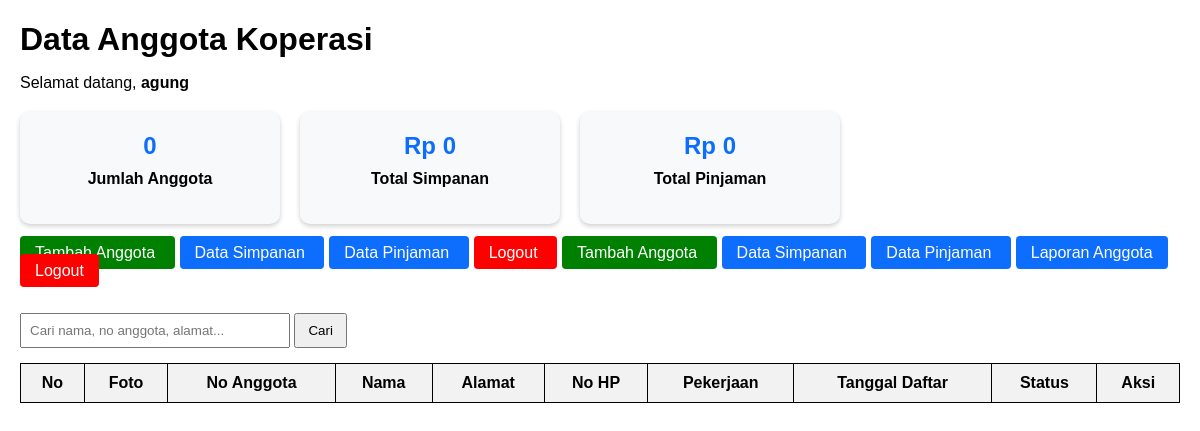
The page /index.php (signed in) on the database as committed earlier.
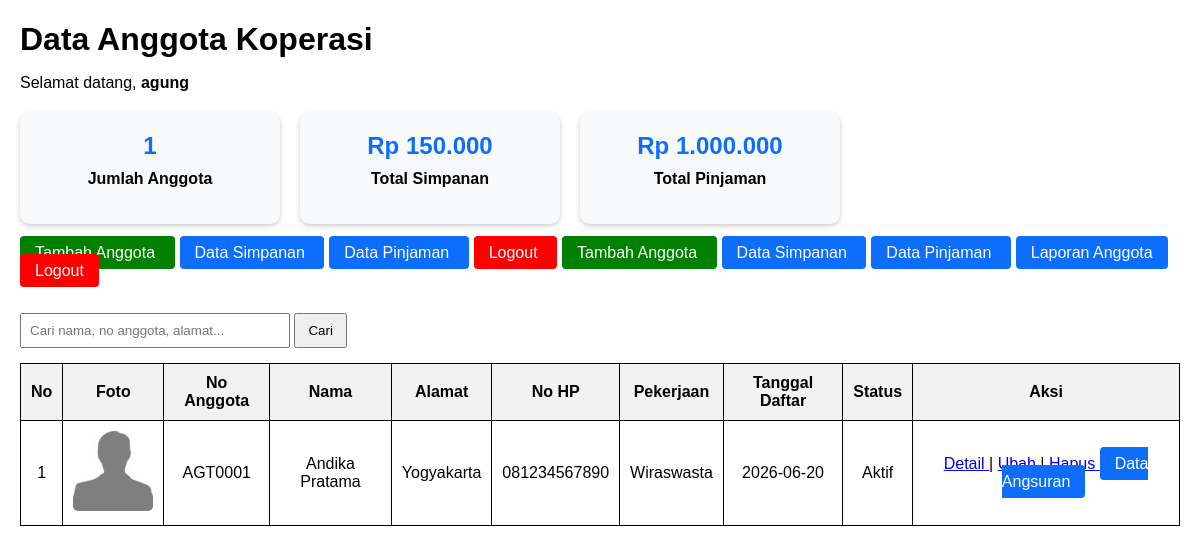
The same page on the database as committed later.
### tables this page shows
CREATE TABLE `anggota` (
  `id_anggota` int(11) NOT NULL AUTO_INCREMENT,
  `no_anggota` varchar(50) DEFAULT NULL,
  `nama` varchar(255) NOT NULL,
  `alamat` text DEFAULT NULL,
  `no_hp` varchar(20) DEFAULT NULL,
  `pekerjaan` varchar(100) DEFAULT NULL,
  `tanggal_daftar` date NOT NULL,
  `status_anggota` varchar(50) DEFAULT NULL,
  `foto` varchar(255) DEFAULT 'nophoto.jpg',
  PRIMARY KEY (`id_anggota`),
  UNIQUE KEY `no_anggota` (`no_anggota`)
);

### functions.php (called while the page is built, shortened)
<?php
function koneksi()
{
    return mysqli_connect('localhost', 'root', '', 'db_koperasi');
}
function query($query)
{
    $conn = koneksi();
    $result = mysqli_query($conn, $query);
    $rows = [];
    while ($row = mysqli_fetch_assoc($result)) {
        $rows[] = $row;
    }
    return $rows;
}
function jumlahAnggota()
{
    $data = query("
        SELECT COUNT(*) AS total
        FROM anggota
    ");
    return $data[0]['total'] ?? 0;
}
function totalSimpananKeseluruhan()
{
    $data = query("
        SELECT SUM(jumlah) AS total
        FROM simpanan
    ");
    return $data[0]['total'] ?? 0;
}
function totalPinjamanKeseluruhan()
{
    $data = query("
        SELECT SUM(jumlah_pinjaman) AS total
        FROM pinjaman
    ");
    return $data[0]['total'] ?? 0;
}

### index.php (the view, shortened to what this page needs)
<?php
require 'functions.php';
$jumlahAnggota = jumlahAnggota();
$totalSimpanan = totalSimpananKeseluruhan();
if ($totalSimpanan == null) {
    $totalSimpanan = 0;
}
$totalPinjaman = totalPinjamanKeseluruhan();
if ($totalPinjaman == null) {
    $totalPinjaman = 0;
}
$anggota = query("
    SELECT *
    FROM anggota
    ORDER BY id_anggota ASC
");
?>
<!DOCTYPE html>
<html lang="id">
<head>
</head>
<body>
<h1>Data Anggota Koperasi</h1>
<p>
    Selamat datang,
    <b><?= $_SESSION['username']; ?></b>
</p>
<div class="dashboard">
    <div class="card">
        <h2><?= $jumlahAnggota; ?></h2>
        <p>Jumlah Anggota</p>
    </div>
    <div class="card">
        <h2>
            Rp <?= number_format($totalSimpanan, 0, ',', '.'); ?>
        </h2>
        <p>Total Simpanan</p>
    </div>
    <div class="card">
        <h2>
            Rp <?= number_format($totalPinjaman, 0, ',', '.'); ?>
        </h2>
        <p>Total Pinjaman</p>
    </div>
</div>
<a href="tambah.php" class="btn tambah">
    Tambah Anggota
</a>
<a href="data_simpanan.php" class="btn simpanan">
    Data Simpanan
</a>
<a href="data_pinjaman.php" class="btn simpanan">
    Data Pinjaman
</a>
<a href="logout.php"
   class="btn logout"
   onclick="return confirm('Yakin logout?')">
    Logout
</a>
<a href="tambah.php" class="btn tambah">
    Tambah Anggota
</a>
<a href="data_simpanan.php" class="btn simpanan">
    Data Simpanan
</a>
<a href="data_pinjaman.php" class="btn simpanan">
    Data Pinjaman
</a>
<a href="laporan_anggota.php" class="btn simpanan">
    Laporan Anggota
</a>
<a href="logout.php" class="btn logout">
    Logout
</a>
<br><br>
<form action="" method="post">
    <input
        type="text"
        name="keyword"
        placeholder="Cari nama, no anggota, alamat..."
        autocomplete="off">
    <button type="submit" name="cari">
        Cari
    </button>
</form>
<table>
    <tr>
        <th>No</th>
        <th>Foto</th>
        <th>No Anggota</th>
        <th>Nama</th>
        <th>Alamat</th>
        <th>No HP</th>
        <th>Pekerjaan</th>
        <th>Tanggal Daftar</th>
        <th>Status</th>
        <th>Aksi</th>
    </tr>
    <?php $no = 1; ?>
    <?php foreach ($anggota as $a) : ?>
    <?php
    $foto = !empty($a['foto'])
        ? $a['foto']
        : 'nophoto.jpg';
    ?>
    <tr>
        <td><?= $no++; ?></td>
        <td>
            <img
                src="img/<?= htmlspecialchars($foto); ?>"
                width="80">
        </td>
        <td><?= htmlspecialchars($a['no_anggota']); ?></td>
        <td><?= htmlspecialchars($a['nama']); ?></td>
        <td><?= htmlspecialchars($a['alamat']); ?></td>
        <td><?= htmlspecialchars($a['no_hp']); ?></td>
        <td><?= htmlspecialchars($a['pekerjaan']); ?></td>
        <td><?= htmlspecialchars($a['tanggal_daftar']); ?></td>
        <td><?= htmlspecialchars($a['status_anggota']); ?></td>
        <td>
            <a href="detail.php?id=<?= $a['id_anggota']; ?>">
                Detail
            </a>
            |
            <a href="ubah.php?id=<?= $a['id_anggota']; ?>">
                Ubah
            </a>
            |
            <a
                href="hapus.php?id=<?= $a['id_anggota']; ?>"
                onclick="return confirm('Yakin hapus data?')">
                Hapus
            </a>
            <a href="data_angsuran.php" class="btn simpanan">
                Data Angsuran
            </a>
        </td>
    </tr>
    <?php endforeach; ?>
</table>
</body>
</html>

### index.php (style rules this page uses)
body { font-family: Arial, sans-serif; margin:20px; }
h1 { margin-bottom:5px; }
table { border-collapse: collapse; width:100%; }
table, th, td { border:1px solid #000; }
th { background:#f2f2f2; }
th, td { padding:10px; text-align:center; }
img { border-radius:5px; }
.btn { padding:8px 15px; text-decoration:none; color:white; border-radius:4px; margin-right:5px; }
.tambah { background:green; }
.logout { background:red; }
.simpanan { background:#0d6efd; }
.dashboard { display:flex; flex-wrap:wrap; gap:20px; margin:20px 0; }
.card { width:220px; padding:20px; background:#f8f9fa; border-radius:10px; box-shadow:0 2px 5px rgba(0,0,0,.2); text-align:center; }
.card h2 { margin:0; color:#0d6efd; }
.card p { margin-top:10px; font-weight:bold; }
form { margin:15px 0; }
input[type=text] { padding:8px; width:250px; }
button { padding:8px 12px; cursor:pointer; }

Rows that differ between the two databases and show on the page:
added anggota: foto (placeholder picture), no_anggota "AGT0001", nama "Andika Pratama", alamat "Yogyakarta", no_hp "081234567890", pekerjaan "Wiraswasta", tanggal_daftar "2026-06-20", status_anggota "Aktif"
Other text that changed with them:
$jumlahAnggota: "0" → "1"
$totalSimpanan: "0" → "150.000"
$totalPinjaman: "0" → "1.000.000"
